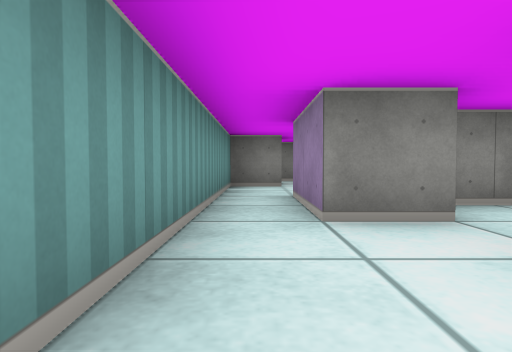
view 1 (above)

12 first-person views from a walk through a cub3D level. The camera is about half as high as the walls, tilts 2° down and sees 75° across. The floor is counted in squares. Each view is taken from the middle of a square. On the plan, view 1 faces up. The plan holds only what a view shows up to about 9 squares ahead; the rest is blank.

view 2
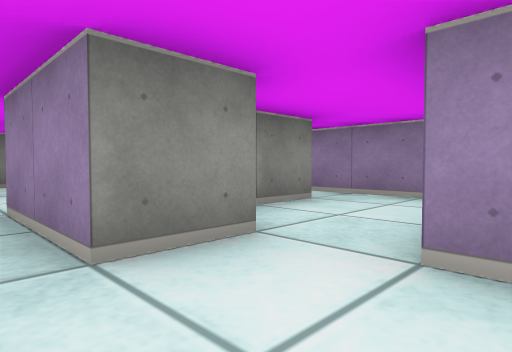

view 3
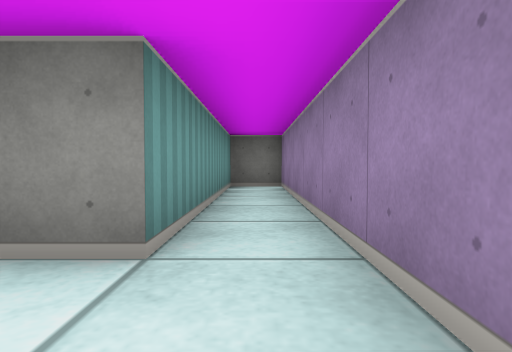

view 4
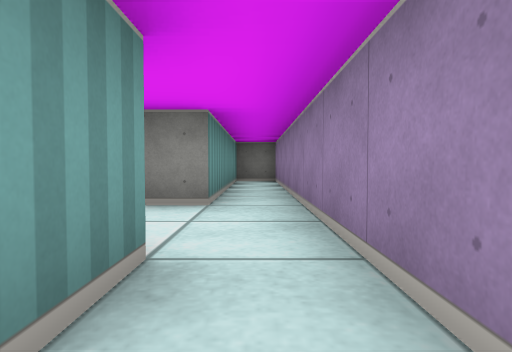

view 5
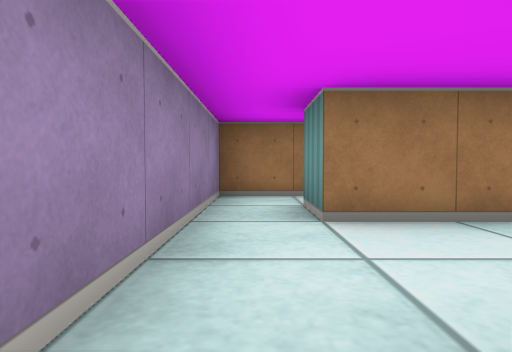

view 6
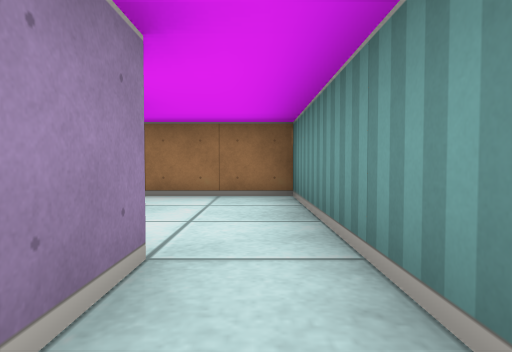

view 7
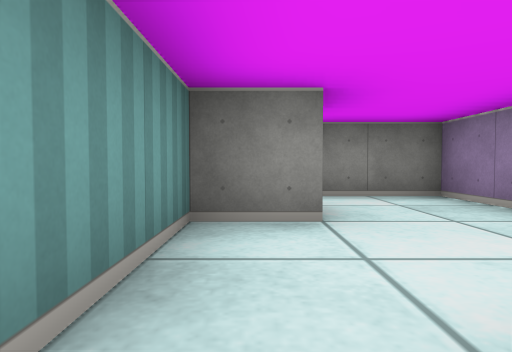

view 8
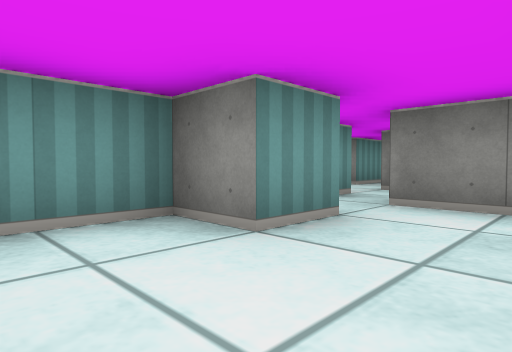

view 9
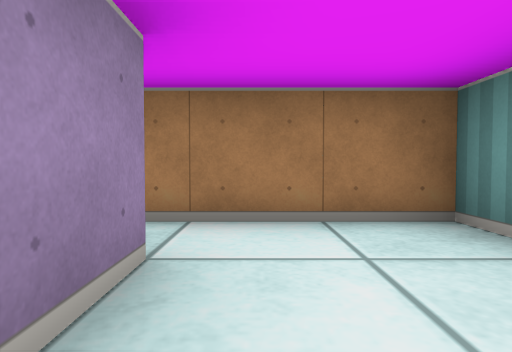

view 10
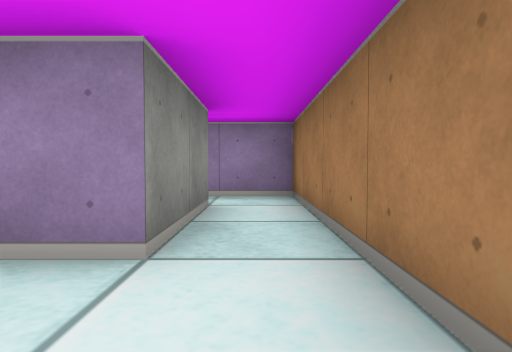

view 11
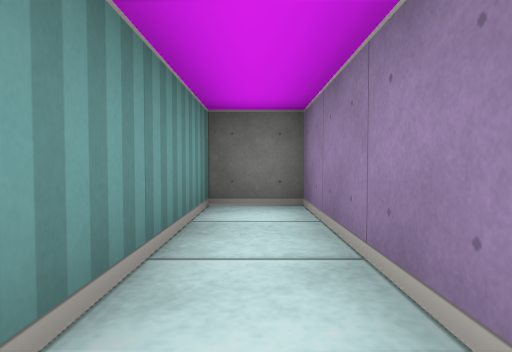

view 12
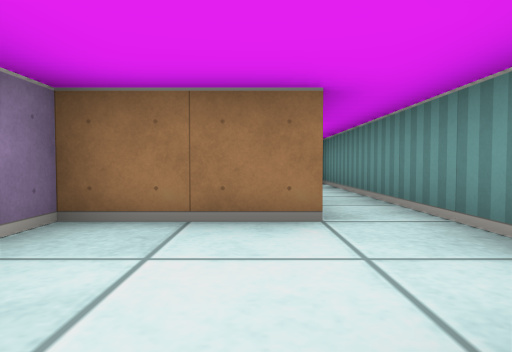

### Floor plan
Points are (right, up) in squares from view 1. A wall is a line through its corners. A room is listed if a view was taken in it or the views show most of it. See-through windows are left out.
Room 1 (views 1, 10)
walls: (-0.5, 0.5) (-0.5, -0.5) (1.5, -0.5)
ways out: opening at (0.5, 1) to room 2; opening at (2.5, 0) to room 3
Room 2 (views 2, 3, 5, 6, 7, 9, 11)
walls: (1.6, 2.5) (0.5, 2.5) (0.5, 4.5); (2, 1.5) (3.5, 1.5); (1.5, 0.5) (1.5, 1.5); (-0.5, 4.5) (-0.5, 0.5); (4.5, 1.5) (4.5, 8.5) (3.5, 8.5) (3.5, 3.5) (2, 3.5)
ways out: opening at (0.5, 1) to room 1; opening at (4, 1) to room 3; opening at (0, 3.5) to room 4
Room 3 (view 4)
walls: (1.5, -0.5) (4.5, -0.5) (4.5, 1.5); (3.5, 1.5) (3.5, 0.5) (1.5, 0.5)
ways out: opening at (2.5, 0) to room 1; opening at (4, 1) to room 2
Room 4 (views 8, 12)
walls: (0.5, 7.6) (0.5, 6.5) (-0.5, 6.5) (-0.5, 4.5); (2.5, 7.2) (2.5, 8.5) (0.5, 8.5); (0.5, 4.5) (2.5, 4.5) (2.5, 5.1)
ways out: opening at (0, 3.5) to room 2; opening at (0, 9)

Where each view was taken, in squares from view 1:
view 1: 0 up, 0 right, facing up
view 2: 1 up, 0 right, facing up-right
view 3: 2 up, 4 right, facing up
view 4: 0 up, 4 right, facing up
view 5: 4 up, 4 right, facing down
view 6: 4 up, 0 right, facing down
view 7: 4 up, 0 right, facing up
view 8: 5 up, 2 right, facing up-left
view 9: 2 up, 1 right, facing down
view 10: 0 up, 0 right, facing right
view 11: 5 up, 4 right, facing up
view 12: 7 up, 1 right, facing down
